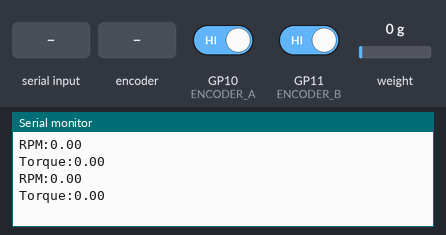
Recording of a sketch running on a simulated Raspberry Pi Pico. Shown: the last lines printed to the serial monitor. The inputs (shaded band) are chosen by the test bench; at power-on: weight on the scale 0 g, GP10 (ENCODER_A) HIGH, GP11 (ENCODER_B) HIGH.

Above: at 3.6 s.
3.7 s: "tare\n" received over Serial
At 4.3 s:
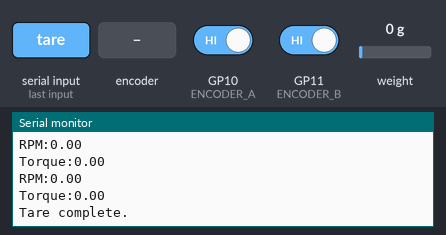
5.2 s: "RESET\n" received over Serial
At 5.36 s:
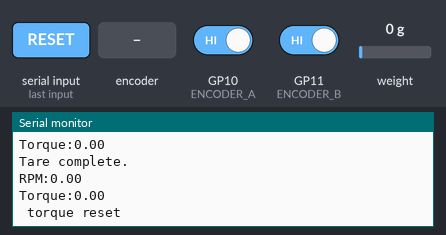
6.7 s: weight on the scale set to 100 g
At 8.0 s:
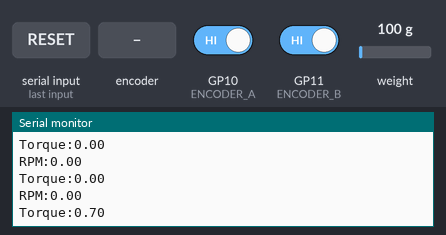
8.2 s: rotary encoder on GP10 (ENCODER_A) / GP11 (ENCODER_B) turned 1 step (first pin leading)
9.9 s: weight on the scale set to 1250 g
At 11.0 s:
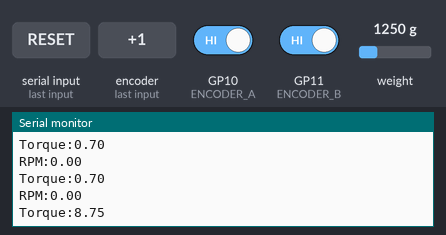
11.4 s: rotary encoder on GP10 (ENCODER_A) / GP11 (ENCODER_B) turned 3 steps (first pin leading)
Timing chart, 0 to 14.4 s (numbered marks = the images above; inputs shaded):
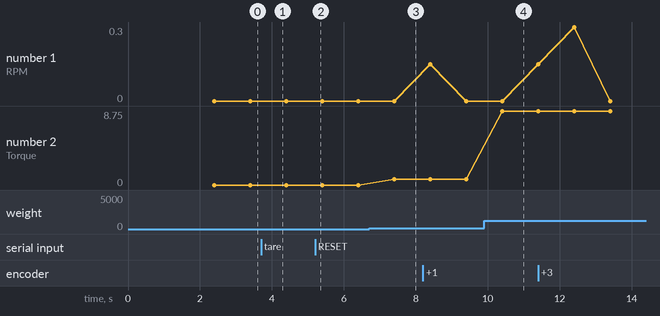

Measured:
- after the input at 3.7 s, the serial monitor: prints a new line at once (image 1)
- after the input at 5.2 s, the serial monitor: prints a new line at once (image 2)
- after the input at 6.7 s, the serial monitor: prints a new line after 0.70 s (image 3)
- after the input at 9.9 s, the serial monitor: prints a new line after 0.50 s (image 4)
- plotted number 2: 0 → 0.7 after the input at 6.7 s, 0.7 → 8.75 after the input at 9.9 s

The sketch:

PICOtest.ino
```cpp
#include <HX711_ADC.h>
#include "hardware/gpio.h"

#define HX711_dout 2
#define HX711_sck 3
#define ENCODER_A 10
#define ENCODER_B 11
#define PULSES_PER_REV 400

HX711_ADC LoadCell(HX711_dout, HX711_sck);
volatile long encoderTicks = 0;

float peakTorque = 0, currentTorque = 0, calibrationValue = 139200;
bool tareInProgress = false;

unsigned long rpmWindow = 1000;
unsigned long lastRpmTime = 0;
long rpmTickBuffer = 0;

void readEncoder() {
  if (gpio_get(ENCODER_B)) {
    encoderTicks++;
  } else {
    encoderTicks--;
  }
}

void handleSerialInput() {
  if (!Serial.available()) return;

  String input = Serial.readStringUntil('\n');
  input.trim();

  if (input == "tare") {
    LoadCell.tareNoDelay();
    tareInProgress = true;
  } else if (input == "RESET") {
    peakTorque = 0;
    Serial.println(" torque reset");
  }
}

void setup() {
  Serial.begin(115200);
  pinMode(ENCODER_A, INPUT_PULLUP);
  pinMode(ENCODER_B, INPUT_PULLUP);
  attachInterrupt(digitalPinToInterrupt(ENCODER_A), readEncoder, FALLING);

  LoadCell.begin();
  LoadCell.start(2000, true);
  LoadCell.setCalFactor(calibrationValue);
}

void loop() {
  handleSerialInput();

  if (tareInProgress && LoadCell.getTareStatus()) {
    Serial.println("Tare complete.");
    tareInProgress = false;
  }

  LoadCell.update();

  rpmTickBuffer += encoderTicks;
  encoderTicks = 0;

  if (millis() - lastRpmTime >= rpmWindow) {
    float rpm = (rpmTickBuffer * 60.0) / PULSES_PER_REV;
    rpmTickBuffer = 0;
    lastRpmTime = millis();

    float weight = abs(LoadCell.getData());
    currentTorque = weight * 7.0;
    if (currentTorque > peakTorque) peakTorque = currentTorque;

    Serial.print("RPM:"); Serial.println(rpm);
    Serial.print("Torque:"); Serial.println(peakTorque);
  }
}
```
